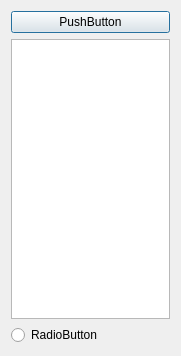
<?xml version="1.0" encoding="UTF-8"?>
<ui version="4.0">
 <class>Form</class>
 <widget class="QWidget" name="Form">
  <property name="geometry">
   <rect>
    <x>0</x>
    <y>0</y>
    <width>181</width>
    <height>356</height>
   </rect>
  </property>
  <property name="windowTitle">
   <string>Form</string>
  </property>
  <property name="styleSheet">
   <string notr="true"/>
  </property>
  <layout class="QGridLayout" name="gridLayout">
   <item row="1" column="0">
    <widget class="QPushButton" name="pushButton">
     <property name="text">
      <string>PushButton</string>
     </property>
     <property name="autoDefault">
      <bool>true</bool>
     </property>
     <property name="default">
      <bool>true</bool>
     </property>
     <property name="flat">
      <bool>false</bool>
     </property>
    </widget>
   </item>
   <item row="3" column="0">
    <widget class="QRadioButton" name="radioButton">
     <property name="styleSheet">
      <string notr="true"/>
     </property>
     <property name="text">
      <string>RadioButton</string>
     </property>
    </widget>
   </item>
   <item row="2" column="0">
    <widget class="QTableView" name="tableView"/>
   </item>
  </layout>
 </widget>
 <resources/>
 <connections/>
 <designerdata>
  <property name="gridDeltaX">
   <number>10</number>
  </property>
  <property name="gridDeltaY">
   <number>10</number>
  </property>
  <property name="gridSnapX">
   <bool>true</bool>
  </property>
  <property name="gridSnapY">
   <bool>true</bool>
  </property>
  <property name="gridVisible">
   <bool>true</bool>
  </property>
 </designerdata>
</ui>
